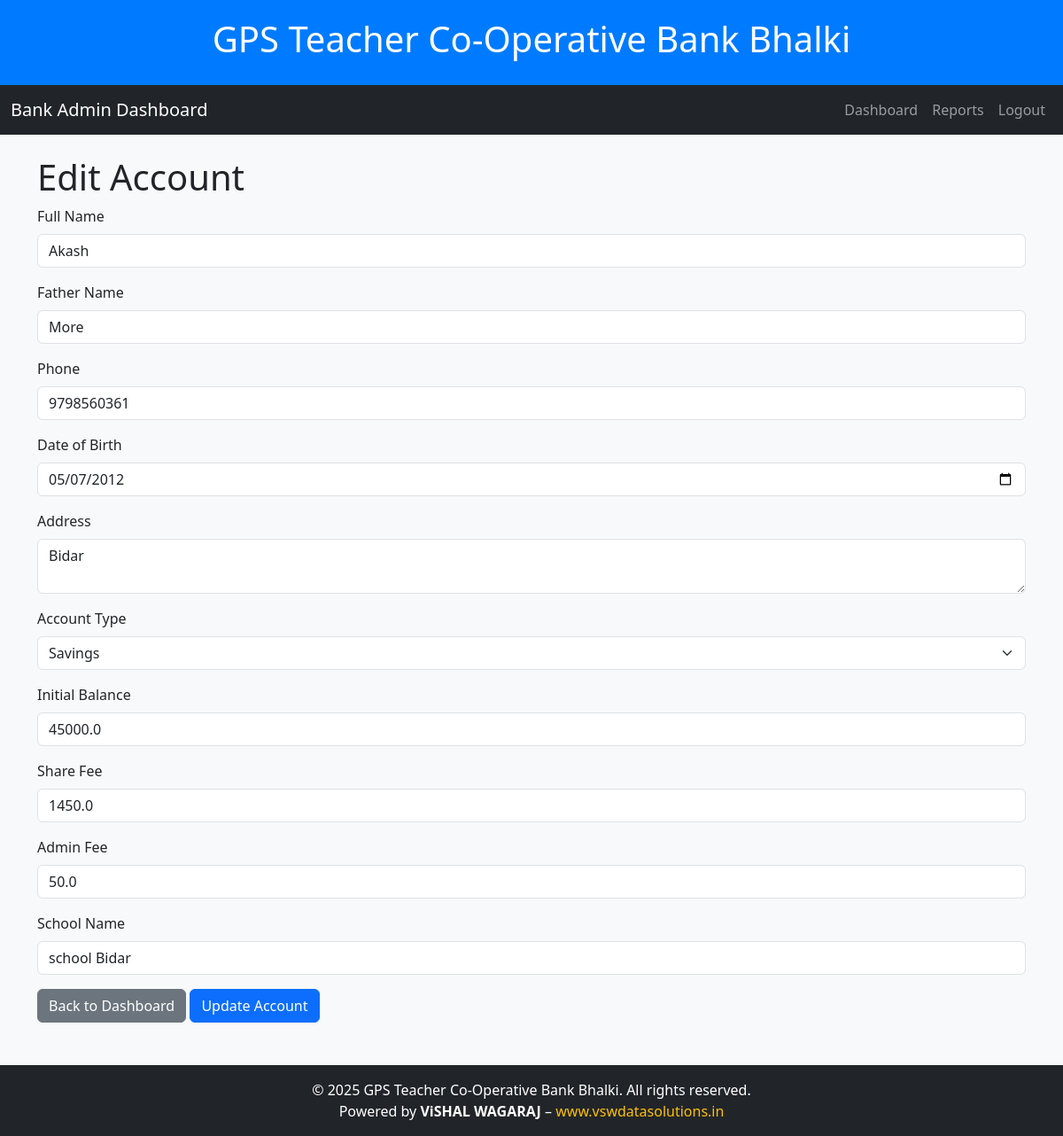
The app's page /edit_account/4 (signed in) with its own data.
### tables this page shows
CREATE TABLE accounts (
                    id INTEGER PRIMARY KEY AUTOINCREMENT,
                    account_number TEXT UNIQUE,
                    full_name TEXT NOT NULL,
                    father_name TEXT NOT NULL,
                    phone TEXT NOT NULL CHECK(length(phone) = 10),
                    dob TEXT NOT NULL CHECK(dob LIKE '____-__-__'),
                    address TEXT NOT NULL,
                    account_type TEXT NOT NULL,
                    balance REAL NOT NULL DEFAULT 0,
                    share_fee REAL NOT NULL DEFAULT 0,
                    admin_fee REAL NOT NULL DEFAULT 50,
                    total_shares REAL NOT NULL DEFAULT 100,
                    school_name TEXT NOT NULL,
                    status TEXT DEFAULT 'active',
                    timestamp DATETIME DEFAULT CURRENT_TIMESTAMP
                , file_charge_fee REAL DEFAULT 0);

### app.py (the view, shortened to what this page needs)
@app.route("/edit_account/<int:account_id>", methods=["GET", "POST"])
@login_required
def edit_account(account_id):
    conn = get_db_connection()
    account = conn.execute("SELECT * FROM accounts WHERE id = ?", (account_id,)).fetchone()
    conn.close()
    return render_template("edit_account.html", account=account)

### app.py (called while the page is built)
def get_db_connection():
    conn = sqlite3.connect('db/bank.db')
    conn.row_factory = sqlite3.Row
    return conn

@app.after_request
def add_no_cache_headers(response):
    response.headers["Cache-Control"] = "no-store, no-cache, must-revalidate, post-check=0, pre-check=0, max-age=0"
    response.headers["Pragma"] = "no-cache"
    response.headers["Expires"] = "-1"
    return response

### utils/auth_decorator.py (called while the page is built)
def login_required(f):
    @wraps(f)
    def decorated_function(*args, **kwargs):
        if "admin_id" not in session:
            flash("Please login to access this page.", "warning")
            return redirect(url_for("login"))
        response = make_response(f(*args, **kwargs))
        response.headers["Cache-Control"] = "no-store, no-cache, must-revalidate, max-age=0"
        response.headers["Pragma"] = "no-cache"
        response.headers["Expires"] = "0"
        return response
    return decorated_function

### templates/edit_account.html (shortened to what this page needs)
<!DOCTYPE html>
<html lang="en">
<head>
    <link rel="stylesheet" href="https://cdnjs.cloudflare.com/ajax/libs/bootstrap/5.3.0/css/bootstrap.min.css">
</head>
<body>
    <header class="header">
        <h1>GPS Teacher Co-Operative Bank Bhalki</h1>
    </header>
    <nav class="navbar navbar-expand-lg navbar-dark bg-dark">
        <div class="container-fluid">
            <a class="navbar-brand" href="/">Bank Admin Dashboard</a>
            <div class="collapse navbar-collapse" id="navbarNav">
                <ul class="navbar-nav ms-auto">
                    <li class="nav-item"><a class="nav-link" href="/admin_dashboard">Dashboard</a></li>
                    <li class="nav-item"><a class="nav-link" href="/generate_report">Reports</a></li>
                    <li class="nav-item"><a class="nav-link" href="/logout">Logout</a></li>
                </ul>
            </div>
        </div>
    </nav>
    <div class="container mt-4">
        <h1>Edit Account</h1>
        {% if account %}
        <form method="post">
            <div class="mb-3">
                <label for="full_name" class="form-label">Full Name</label>
                <input type="text" class="form-control" name="full_name" value="{{ account['full_name'] }}" required>
            </div>
            <div class="mb-3">
                <label for="father_name" class="form-label">Father Name</label>
                <input type="text" class="form-control" name="father_name" value="{{ account['father_name']}}" required>
            </div>
            <div class="mb-3">
                <label for="phone" class="form-label">Phone</label>
                <input type="text" class="form-control" name="phone" value="{{ account['phone'] }}" required>
            </div>
            <div class="mb-3">
                <label for="dob" class="form-label">Date of Birth</label>
                <input type="date" class="form-control" name="dob" value="{{ account['dob'] }}" required>
            </div>
            <div class="mb-3">
                <label for="address" class="form-label">Address</label>
                <textarea class="form-control" name="address" required>{{ account['address'] }}</textarea>
            </div>
            <div class="mb-3">
                <label for="account_type" class="form-label">Account Type</label>
                <select name="account_type" class="form-select" required>
                    <option value="Savings" {% if account['account_type'] == 'Savings' %}selected{% endif %}>Savings</option>
                </select>
            </div>
            <div class="mb-3">
                <label for="balance" class="form-label">Initial Balance</label>
                <input type="number" step="0.01" class="form-control" name="balance" value="{{ account['balance'] }}" required>
            </div>
            <div class="mb-3">
                <label for="share_fee" class="form-label">Share Fee</label>
                <input type="number" step="0.01" class="form-control" name="share_fee" value="{{ account['share_fee'] }}" required>
            </div>
            <div class="mb-3">
                <label for="admin_fee" class="form-label">Admin Fee</label>
                <input type="number" step="0.01" class="form-control" name="admin_fee" value="{{ account['admin_fee'] }}" required>
            </div>
            <div class="mb-3">
                <label for="school_name" class="form-label">School Name</label>
                <input type="text" class="form-control" name="school_name" value="{{ account['school_name'] }}" required>
            </div>
            <a href="/admin_dashboard" class="btn btn-secondary">Back to Dashboard</a>
            <button type="submit" class="btn btn-primary">Update Account</button>
        </form>
        {% else %}
        <p class="text-danger">Account not found!</p>
        {% endif %}
    </div>
   <footer class="footer mt-5 text-center bg-dark text-white py-3">
    <p class="mb-0">
        &copy; 2025 GPS Teacher Co-Operative Bank Bhalki. All rights reserved. <br>
        Powered by <strong>ViSHAL WAGARAJ</strong> –
        <a href="https://www.vswdatasolutions.in" target="_blank" class="text-warning text-decoration-none">
            www.vswdatasolutions.in
        </a>
    </p>
</footer>
</body>
</html>

### templates/edit_account.html (style rules this page uses)
.header { background-color: #007bff; color: white; padding: 20px 0; text-align: center; }
.footer { background-color: #343a40; color: white; padding: 10px 0; text-align: center; margin-top: 20px; }
body { background-color: #f8f9fa; }
.container { margin-top: 20px; }

### records on screen
accounts: full_name "Akash", father_name "More", phone "9798560361", dob "05/07/2012", address "Bidar", balance "45000.0", share_fee "1450.0", admin_fee "50.0", school_name "school Bidar"
